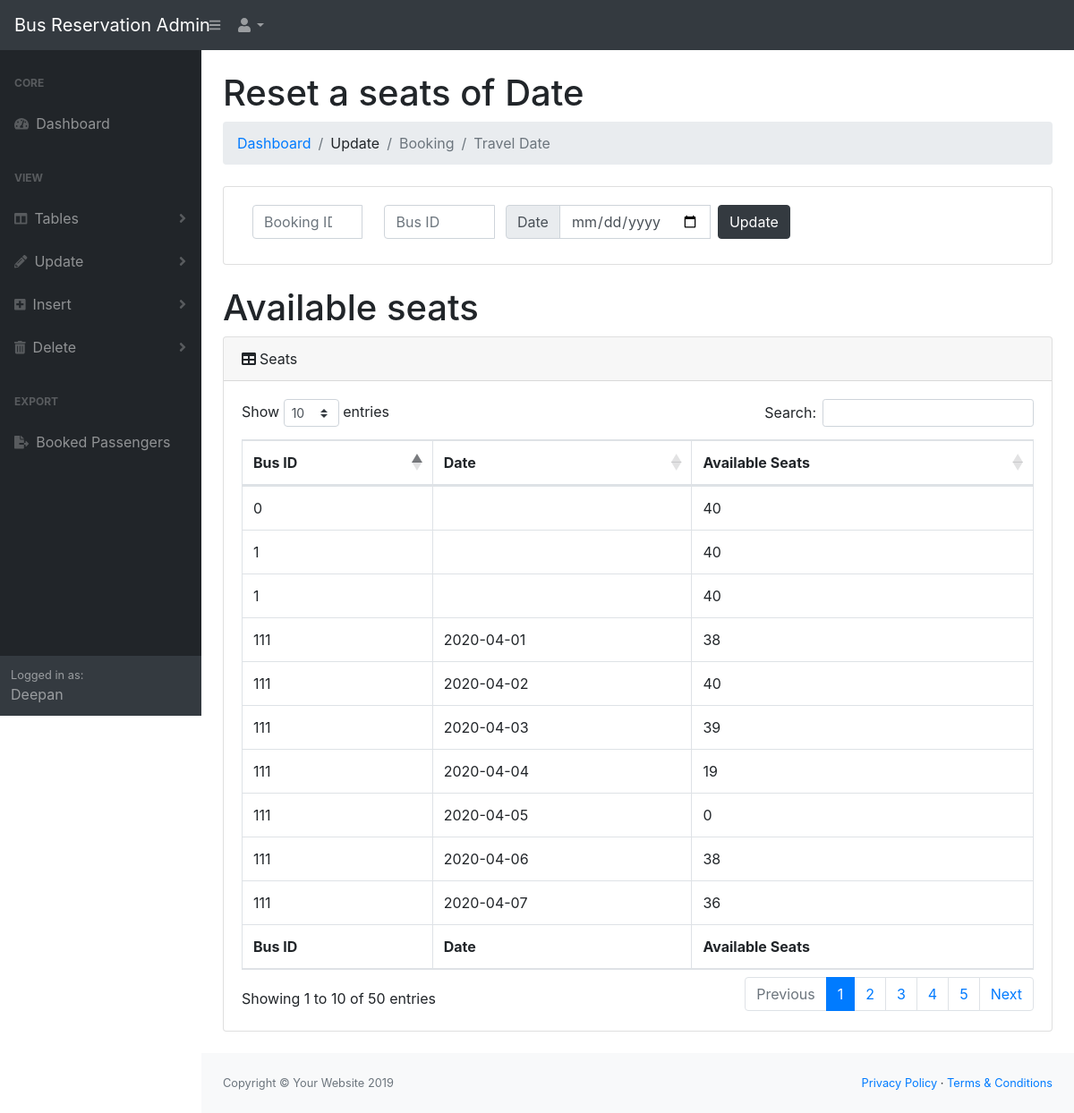
The app's page /admin/dist/resetseatu.php, older data.
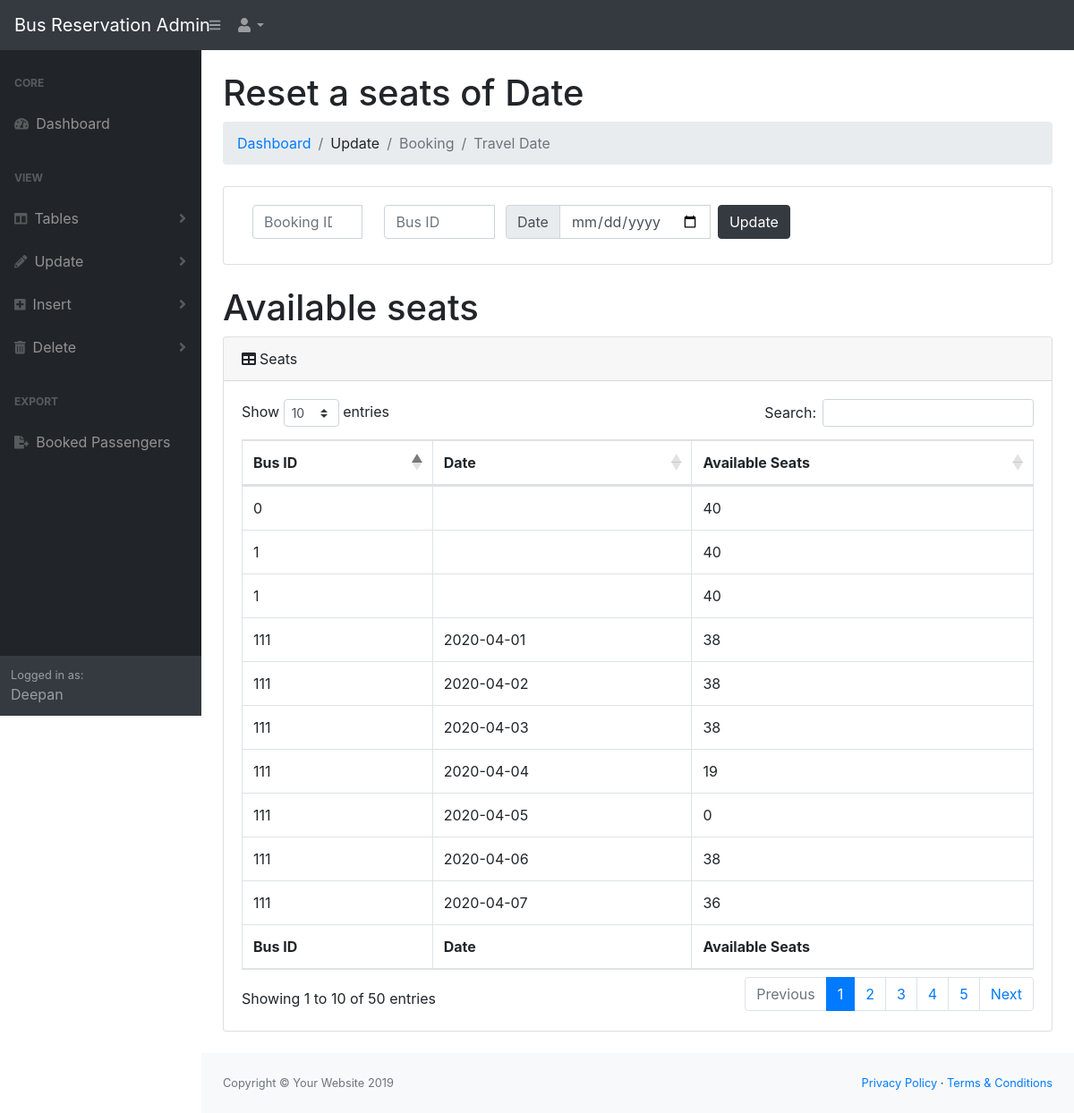
The same page, newer data.
### tables this page shows
CREATE TABLE `date` (
  `bus_id` varchar(30) NOT NULL,
  `date_` varchar(30) NOT NULL,
  `available_seats` int(30) DEFAULT NULL
);

### admin/dist/resetseatu.php (the view, shortened to what the changed rows need)
<!DOCTYPE html>
<html lang="en">
    <head>
        <link href="css/styles.css" rel="stylesheet" />
        <link href="https://cdn.datatables.net/1.10.20/css/dataTables.bootstrap4.min.css" rel="stylesheet" />
    </head>
    <body class="sb-nav-fixed">
        <div id="layoutSidenav">
            <div id="layoutSidenav_content">
                <main>
                    <div class="container-fluid">
                    <h1 class="mt-4">Reset a seats of Date</h1>
                        <h1 class="mt-4">Available seats</h1>
                        <div class="card mb-4">
                            <div class="card-body">
                                <div class="table-responsive">
                                    <table class="table table-bordered" id="dataTable" width="100%" cellspacing="0">
                                        <thead>
                                        <tr>
                                                <th>Bus ID</th>
                                                <th>Date</th>
                                                <th>Available Seats</th>
                                            </tr>
                                        </thead>
                                        <tfoot>
                                            <tr>
                                            <th>Bus ID</th>
                                                <th>Date</th>
                                                <th>Available Seats</th>
                                            </tr>
                                        </tfoot>
                                        <tbody>
                                            <?php
$dbhost = 'localhost';
$dbuser = 'root';
$dbpass = '';
$dbname = 'qTVuzqyMJn';
$conn = mysqli_connect($dbhost, $dbuser, $dbpass, $dbname);
$sql = "SELECT * FROM `date`";
$result = $conn->query($sql);
if ($result->num_rows > 0) {
while($row = $result->fetch_assoc()) {
    echo "<tr>" ;
    echo " <td>".$row["bus_id"]."</td>";
    echo " <td>".$row["date_"]."</td>";
    echo " <td>".$row["available_seats"]."</td></tr>";
}
}
else {
    echo "No Bookings";
}
?>
                                        </tbody>
                                    </table>
                                </div>
                            </div>
                        </div>
                    </div>
                </main>
            </div>
        </div>
    </body>
</html>

Row changes from the older to the newer data that the page shows:
removed date: bus "111", date_ "2020-04-02", available_seats "40"
removed date: bus "111", date_ "2020-04-03", available_seats "39"
added date: bus "111", date_ "2020-04-02", available_seats "38"
added date: bus "111", date_ "2020-04-03", available_seats "38"
